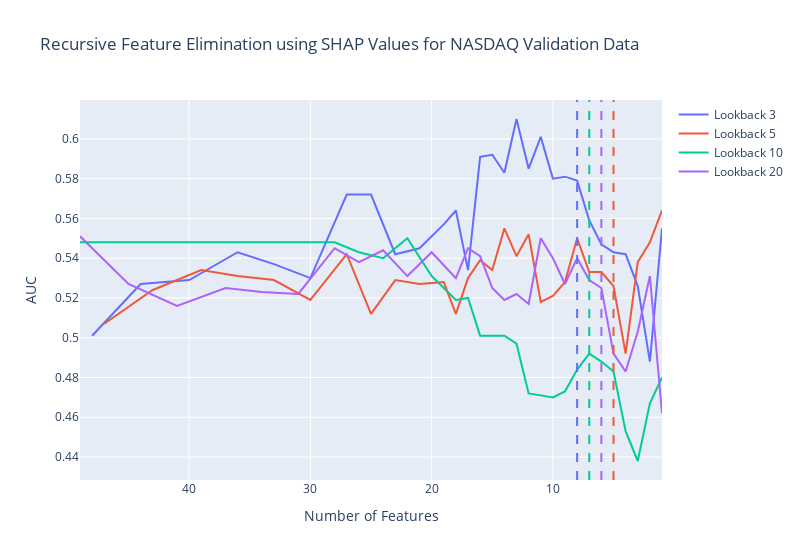
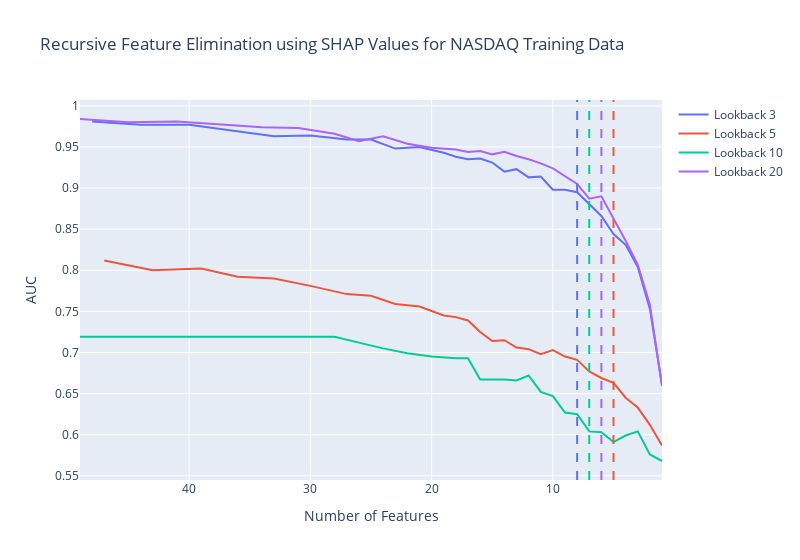

Source (notebook cell) for these figures, in order:
### Code cell
def plot_performance_combined(reports, n_features=0, lookback=0):
    fig1 = make_subplots(rows=1, cols=1, specs=[[{'type':'xy'}]])
    
    width = 800
    
    lookbacks = [3, 5, 10, 20]
    nf = [8, 5, 7, 6]
    colors = ['#636EFF', '#EF593B', '#00CC96', '#AB63FA']
    
    x_ticks = []
    for i, report_df in enumerate(reports):
        report_df = report_df[report_df['num_features'] <= 49]
        x_ticks_current = report_df["num_features"].tolist()
        x_ticks = x_ticks + x_ticks_current
        fig1.add_trace(go.Scatter(x=report_df["num_features"], y=report_df["val_metric_mean"], mode="lines", line=dict(color=colors[i]), name=f"Lookback {lookbacks[i]}"), row=1, col=1)
        fig1.add_vline(x=nf[i], line_width=2, line_dash="dash", line_color=colors[i], name=lookbacks[i])
        print(report_df[report_df.num_features == round(nf[i])]["features_set"].values[0])
    x_ticks = list(dict.fromkeys(x_ticks))
    x_ticks = x_ticks.sort()
    fig1.update_layout(
        title = f'Recursive Feature Elimination using SHAP Values for NASDAQ Validation Data', 
        xaxis1 = dict(title_text = 'Number of Features', 
                      autorange='reversed',
                      tickmode='array', 
                      tickvals=x_ticks, 
                      ticktext=x_ticks, 
                      tickangle=0),
        yaxis1 = dict(title_text = "AUC"),
        width = width
    )
    fig1.write_image(f"Plots/SHAP NASDAQ full direction validation.png")
    fig1.show()
    
    fig1 = make_subplots(rows=1, cols=1, specs=[[{'type':'xy'}]])
    x_ticks = []
    for i, report_df in enumerate(reports):
        report_df = report_df[report_df['num_features'] <= 49]
        x_ticks_current = report_df["num_features"].tolist()
        x_ticks = x_ticks + x_ticks_current
        fig1.add_trace(go.Scatter(x=report_df["num_features"], y=report_df["train_metric_mean"], mode="lines", name=f"Lookback {lookbacks[i]}"), row=1, col=1)
        fig1.add_vline(x=nf[i], line_width=2, line_dash="dash", line_color=colors[i], name=lookbacks[i])
    x_ticks = list(dict.fromkeys(x_ticks))
    x_ticks = x_ticks.sort()
    fig1.update_layout(
        title = f'Recursive Feature Elimination using SHAP Values for NASDAQ Training Data', 
        xaxis1 = dict(title_text = 'Number of Features', 
                      autorange='reversed',
                      tickmode='array', 
                      tickvals=x_ticks, 
                      ticktext=x_ticks, 
                      tickangle=0),
        yaxis1 = dict(title_text = "AUC"),
        width = width
    )
    fig1.write_image(f"Plots/SHAP NASDAQ full direction train.png")
    fig1.show()


plot_performance_combined(reports)

### Figure 1 — Plotly figure (JSON) as saved in the notebook; plotly's stock layout.template omitted (floating-point values rounded to 4 significant figures)
{"data": [{"line": {"color": "#636EFF"}, "mode": "lines", "name": "Lookback 3", "type": "scatter", "x": [48, 44, 40, 36, 33, 30, 27, 25, 23, 21, 19, 18, 17, 16, 15, 14, 13, 12, 11, 10, 9, 8, 7, 6, 5, 4, 3, 2, 1], "xaxis": "x", "y": [0.501, 0.527, 0.529, 0.543, 0.537, 0.53, 0.572, 0.572, 0.542, 0.545, 0.557, 0.564, 0.534, 0.591, 0.592, 0.583, 0.61, 0.585, 0.601, 0.58, 0.581, 0.579, 0.559, 0.547, 0.543, 0.542, 0.526, 0.488, 0.555], "yaxis": "y"}, {"line": {"color": "#EF593B"}, "mode": "lines", "name": "Lookback 5", "type": "scatter", "x": [47, 43, 39, 36, 33, 30, 27, 25, 23, 21, 19, 18, 17, 16, 15, 14, 13, 12, 11, 10, 9, 8, 7, 6, 5, 4, 3, 2, 1], "xaxis": "x", "y": [0.507, 0.524, 0.534, 0.531, 0.529, 0.519, 0.542, 0.512, 0.529, 0.527, 0.528, 0.512, 0.53, 0.539, 0.534, 0.555, 0.541, 0.552, 0.518, 0.521, 0.528, 0.55, 0.533, 0.533, 0.526, 0.492, 0.538, 0.548, 0.564], "yaxis": "y"}, {"line": {"color": "#00CC96"}, "mode": "lines", "name": "Lookback 10", "type": "scatter", "x": [49, 45, 41, 37, 34, 31, 28, 26, 24, 22, 20, 18, 17, 16, 15, 14, 13, 12, 11, 10, 9, 8, 7, 6, 5, 4, 3, 2, 1], "xaxis": "x", "y": [0.548, 0.548, 0.548, 0.548, 0.548, 0.548, 0.548, 0.543, 0.54, 0.55, 0.531, 0.519, 0.52, 0.501, 0.501, 0.501, 0.497, 0.472, 0.471, 0.47, 0.473, 0.484, 0.492, 0.488, 0.483, 0.453, 0.438, 0.467, 0.48], "yaxis": "y"}, {"line": {"color": "#AB63FA"}, "mode": "lines", "name": "Lookback 20", "type": "scatter", "x": [49, 45, 41, 37, 34, 31, 28, 26, 24, 22, 20, 18, 17, 16, 15, 14, 13, 12, 11, 10, 9, 8, 7, 6, 5, 4, 3, 2, 1], "xaxis": "x", "y": [0.551, 0.527, 0.516, 0.525, 0.523, 0.522, 0.545, 0.538, 0.544, 0.531, 0.543, 0.53, 0.545, 0.541, 0.525, 0.519, 0.522, 0.517, 0.55, 0.54, 0.527, 0.54, 0.529, 0.525, 0.492, 0.483, 0.503, 0.531, 0.462], "yaxis": "y"}], "layout": {"shapes": [{"line": {"color": "#636EFF", "dash": "dash", "width": 2}, "name": "3", "type": "line", "x0": 8, "x1": 8, "xref": "x", "y0": 0, "y1": 1, "yref": "y domain"}, {"line": {"color": "#EF593B", "dash": "dash", "width": 2}, "name": "5", "type": "line", "x0": 5, "x1": 5, "xref": "x", "y0": 0, "y1": 1, "yref": "y domain"}, {"line": {"color": "#00CC96", "dash": "dash", "width": 2}, "name": "10", "type": "line", "x0": 7, "x1": 7, "xref": "x", "y0": 0, "y1": 1, "yref": "y domain"}, {"line": {"color": "#AB63FA", "dash": "dash", "width": 2}, "name": "20", "type": "line", "x0": 6, "x1": 6, "xref": "x", "y0": 0, "y1": 1, "yref": "y domain"}], "title": {"text": "Recursive Feature Elimination using SHAP Values for NASDAQ Validation Data"}, "width": 800, "xaxis": {"anchor": "y", "autorange": "reversed", "domain": [0, 1], "tickangle": 0, "tickmode": "array", "title": {"text": "Number of Features"}}, "yaxis": {"anchor": "x", "domain": [0, 1], "title": {"text": "AUC"}}}}

### Figure 2 — Plotly figure (JSON) as saved in the notebook; plotly's stock layout.template omitted (floating-point values rounded to 4 significant figures)
{"data": [{"mode": "lines", "name": "Lookback 3", "type": "scatter", "x": [48, 44, 40, 36, 33, 30, 27, 25, 23, 21, 19, 18, 17, 16, 15, 14, 13, 12, 11, 10, 9, 8, 7, 6, 5, 4, 3, 2, 1], "xaxis": "x", "y": [0.981, 0.977, 0.977, 0.969, 0.963, 0.964, 0.959, 0.959, 0.948, 0.95, 0.943, 0.938, 0.935, 0.936, 0.931, 0.92, 0.923, 0.913, 0.914, 0.898, 0.898, 0.895, 0.88, 0.866, 0.844, 0.831, 0.804, 0.753, 0.661], "yaxis": "y"}, {"mode": "lines", "name": "Lookback 5", "type": "scatter", "x": [47, 43, 39, 36, 33, 30, 27, 25, 23, 21, 19, 18, 17, 16, 15, 14, 13, 12, 11, 10, 9, 8, 7, 6, 5, 4, 3, 2, 1], "xaxis": "x", "y": [0.812, 0.8, 0.802, 0.792, 0.79, 0.781, 0.771, 0.769, 0.759, 0.756, 0.745, 0.743, 0.739, 0.725, 0.714, 0.715, 0.706, 0.704, 0.698, 0.703, 0.695, 0.691, 0.677, 0.669, 0.663, 0.645, 0.633, 0.612, 0.587], "yaxis": "y"}, {"mode": "lines", "name": "Lookback 10", "type": "scatter", "x": [49, 45, 41, 37, 34, 31, 28, 26, 24, 22, 20, 18, 17, 16, 15, 14, 13, 12, 11, 10, 9, 8, 7, 6, 5, 4, 3, 2, 1], "xaxis": "x", "y": [0.719, 0.719, 0.719, 0.719, 0.719, 0.719, 0.719, 0.712, 0.705, 0.699, 0.695, 0.693, 0.693, 0.667, 0.667, 0.667, 0.666, 0.672, 0.652, 0.647, 0.627, 0.625, 0.604, 0.603, 0.591, 0.599, 0.604, 0.576, 0.568], "yaxis": "y"}, {"mode": "lines", "name": "Lookback 20", "type": "scatter", "x": [49, 45, 41, 37, 34, 31, 28, 26, 24, 22, 20, 18, 17, 16, 15, 14, 13, 12, 11, 10, 9, 8, 7, 6, 5, 4, 3, 2, 1], "xaxis": "x", "y": [0.984, 0.98, 0.981, 0.977, 0.974, 0.973, 0.966, 0.957, 0.963, 0.954, 0.949, 0.947, 0.944, 0.945, 0.941, 0.944, 0.939, 0.935, 0.93, 0.924, 0.914, 0.905, 0.887, 0.89, 0.863, 0.836, 0.807, 0.758, 0.659], "yaxis": "y"}], "layout": {"shapes": [{"line": {"color": "#636EFF", "dash": "dash", "width": 2}, "name": "3", "type": "line", "x0": 8, "x1": 8, "xref": "x", "y0": 0, "y1": 1, "yref": "y domain"}, {"line": {"color": "#EF593B", "dash": "dash", "width": 2}, "name": "5", "type": "line", "x0": 5, "x1": 5, "xref": "x", "y0": 0, "y1": 1, "yref": "y domain"}, {"line": {"color": "#00CC96", "dash": "dash", "width": 2}, "name": "10", "type": "line", "x0": 7, "x1": 7, "xref": "x", "y0": 0, "y1": 1, "yref": "y domain"}, {"line": {"color": "#AB63FA", "dash": "dash", "width": 2}, "name": "20", "type": "line", "x0": 6, "x1": 6, "xref": "x", "y0": 0, "y1": 1, "yref": "y domain"}], "title": {"text": "Recursive Feature Elimination using SHAP Values for NASDAQ Training Data"}, "width": 800, "xaxis": {"anchor": "y", "autorange": "reversed", "domain": [0, 1], "tickangle": 0, "tickmode": "array", "title": {"text": "Number of Features"}}, "yaxis": {"anchor": "x", "domain": [0, 1], "title": {"text": "AUC"}}}}
